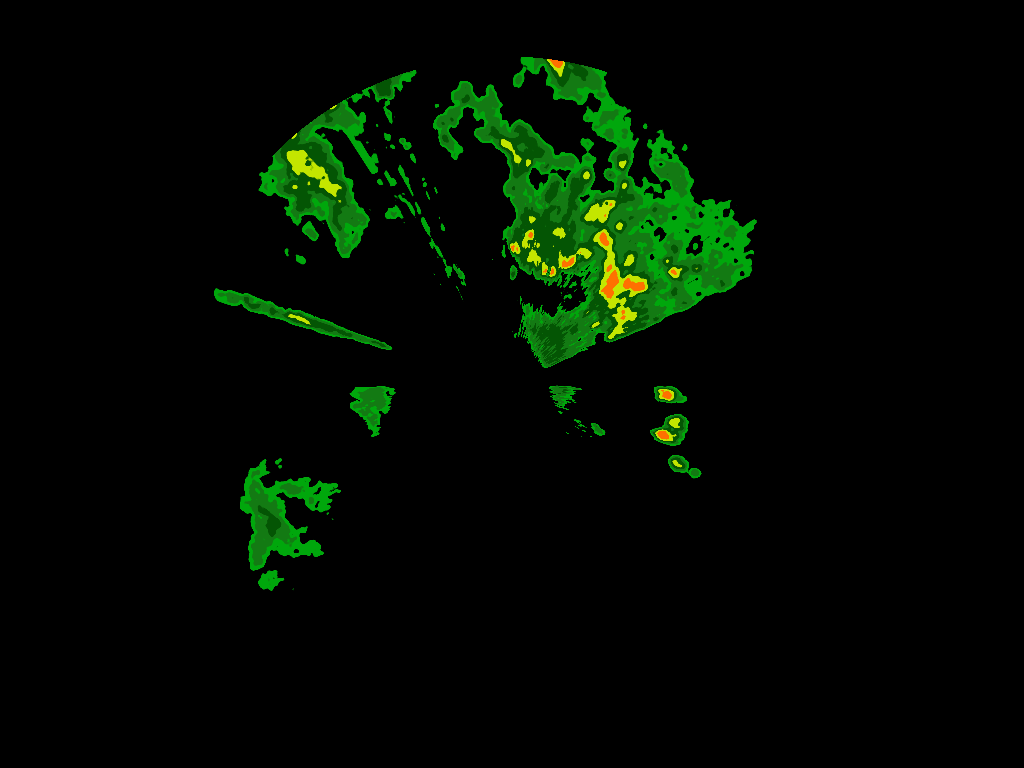
#> input picture tests/data/img/imagem_circular.png, 1024 x 768 px
$ python -i verificar_imagem_radar.py   (imports and definitions only)
#> lines starting #> are read from the running program, lines starting #| are printed output that depends on the picture; after the words box and inside, x2 and y2 are one past the last pixel; in counts of white or black regions, pixels touching at a corner belong together; pictures that were not available may be replaced by others from this repository, and a replacement may not be noted
import cv2
import numpy as np


class Radar:
    def verificar_imagem_radar(self, img: str) -> int:
        imagem = cv2.imread("laranja.png")

        # Converta a imagem para o espaço de cores HSV
        imagem_hsv = cv2.cvtColor(imagem, cv2.COLOR_BGR2RGB)

        # Defina os valores de pixel para os tons de cores específicos e seus graus de grandeza
        cores_e_graus = {
            (17, 167, 12): 1,  # Verde Claro (grau 1)
            (19, 122, 19): 2,  # Verde Médio (grau 2)
            (4, 85, 4): 3,  # Verde Escuro (grau 3)
            (195, 230, 0): 4,  # Amarelo (grau 4)
            (255, 112, 0): 5,  # Abóbora (grau 5)
            (227, 6, 5): 6,  # Vermelho (grau 6)
            (197, 0, 197): 7,  # Rosa (grau 7)
        }

        # Mapeie os tons de cores aos graus de grandeza
        grau_de_grandeza = 0

        for cor, grau in cores_e_graus.items():
            mascara_cor = cv2.inRange(imagem_hsv, np.array(cor), np.array(cor))
            contornos_cor, _ = cv2.findContours(
                mascara_cor, cv2.RETR_EXTERNAL, cv2.CHAIN_APPROX_SIMPLE
            )

            for contorno in contornos_cor:
                (x, y, w, h) = cv2.boundingRect(contorno)
                cv2.rectangle(imagem, (x, y), (x + w, y + h), cor, 2)
                grau_de_grandeza = grau
        return grau_de_grandeza

>>> import cv2
>>> picture = cv2.imread('../../../tests/data/img/imagem_circular.png', cv2.IMREAD_GRAYSCALE)
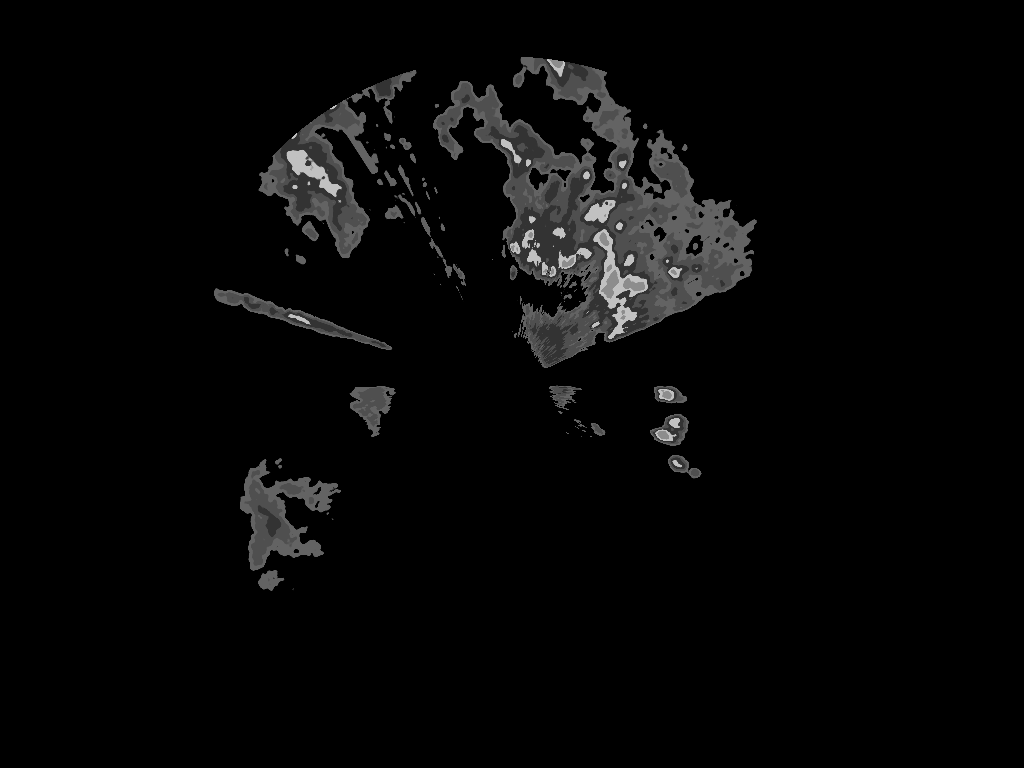
#> picture: shape (768, 1024); min 0, max 193, mean 7.3
>>> result = Radar().verificar_imagem_radar(picture)
#> in verificar_imagem_radar, imagem is the input picture: shape (768, 1024, 3); mean B, G, R 1, 11.3, 2
#> the loop in verificar_imagem_radar, `for cor, grau in cores_e_graus.items():` made 7 passes
#> pass 2, in verificar_imagem_radar, `mascara_cor = cv2.inRange(imagem_hsv, np.array(cor), np.array(cor))`:
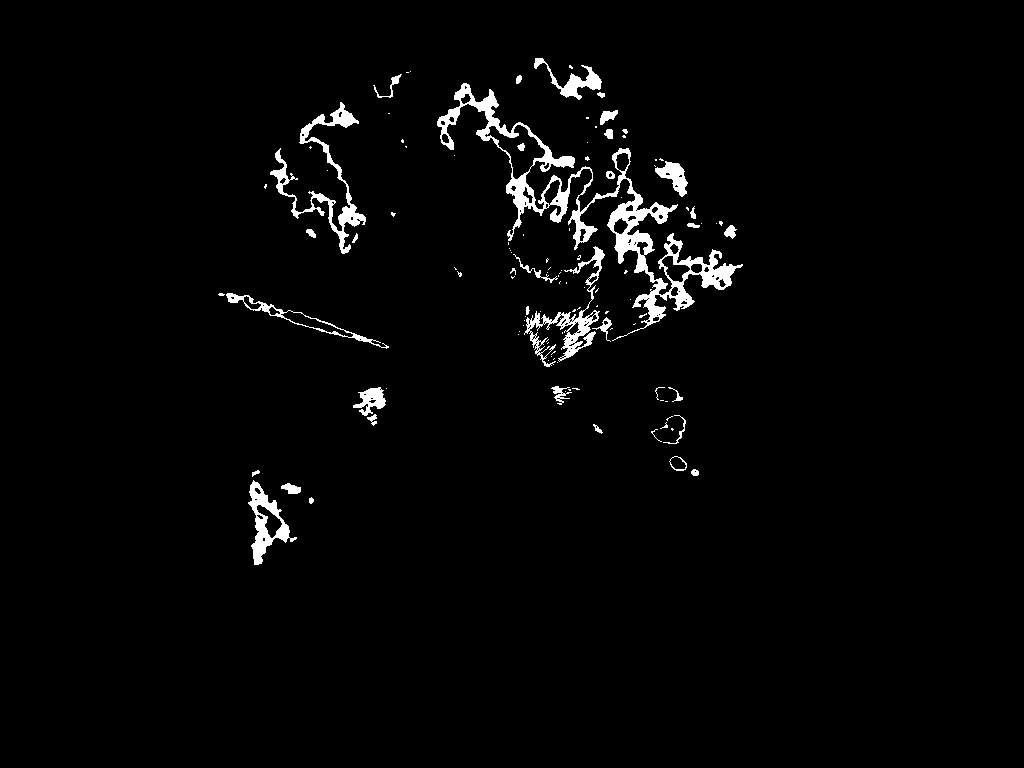
#> mascara_cor: shape (768, 1024); 2.4% white; 114 white regions (78 under 20 px), largest, box (x1, y1, x2, y2) and area: (437, 83, 743, 341) 8676, (270, 102, 366, 254) 2279, (524, 246, 605, 367) 1777
#> pass 3, in verificar_imagem_radar, `mascara_cor = cv2.inRange(imagem_hsv, np.array(cor), np.array(cor))`:
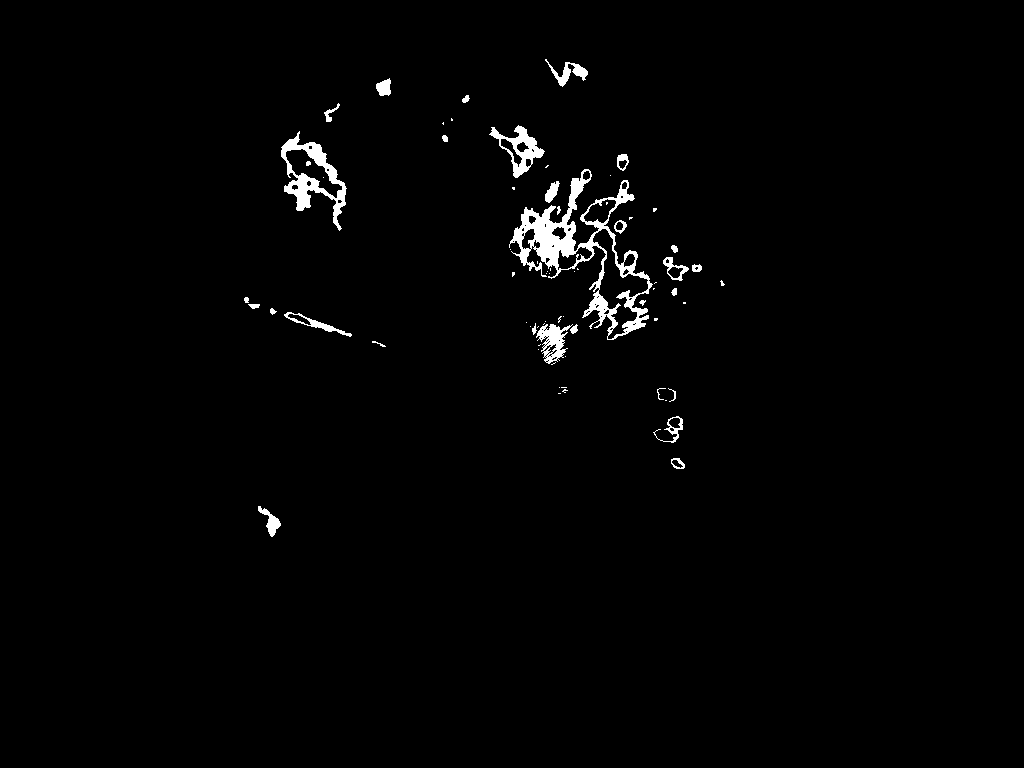
#> mascara_cor: shape (768, 1024); 1.5% white; 70 white regions (39 under 20 px), largest, box (x1, y1, x2, y2) and area: (509, 169, 653, 340) 5184, (281, 131, 347, 231) 1909, (489, 125, 545, 178) 957
#> after the loop in verificar_imagem_radar, `for cor, grau in cores_e_graus.items():`:
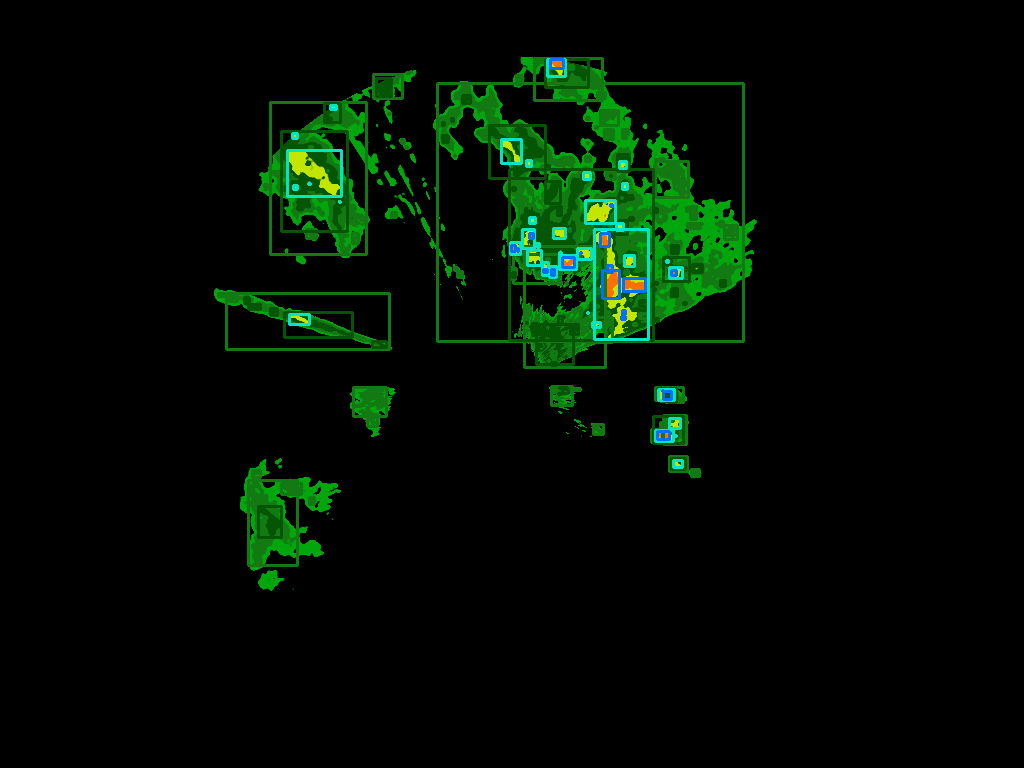
#> imagem: shape (768, 1024, 3); 3.37% of pixels changed, all inside (x1, y1, x2, y2) = (217, 57, 745, 567)
#> result = 5
